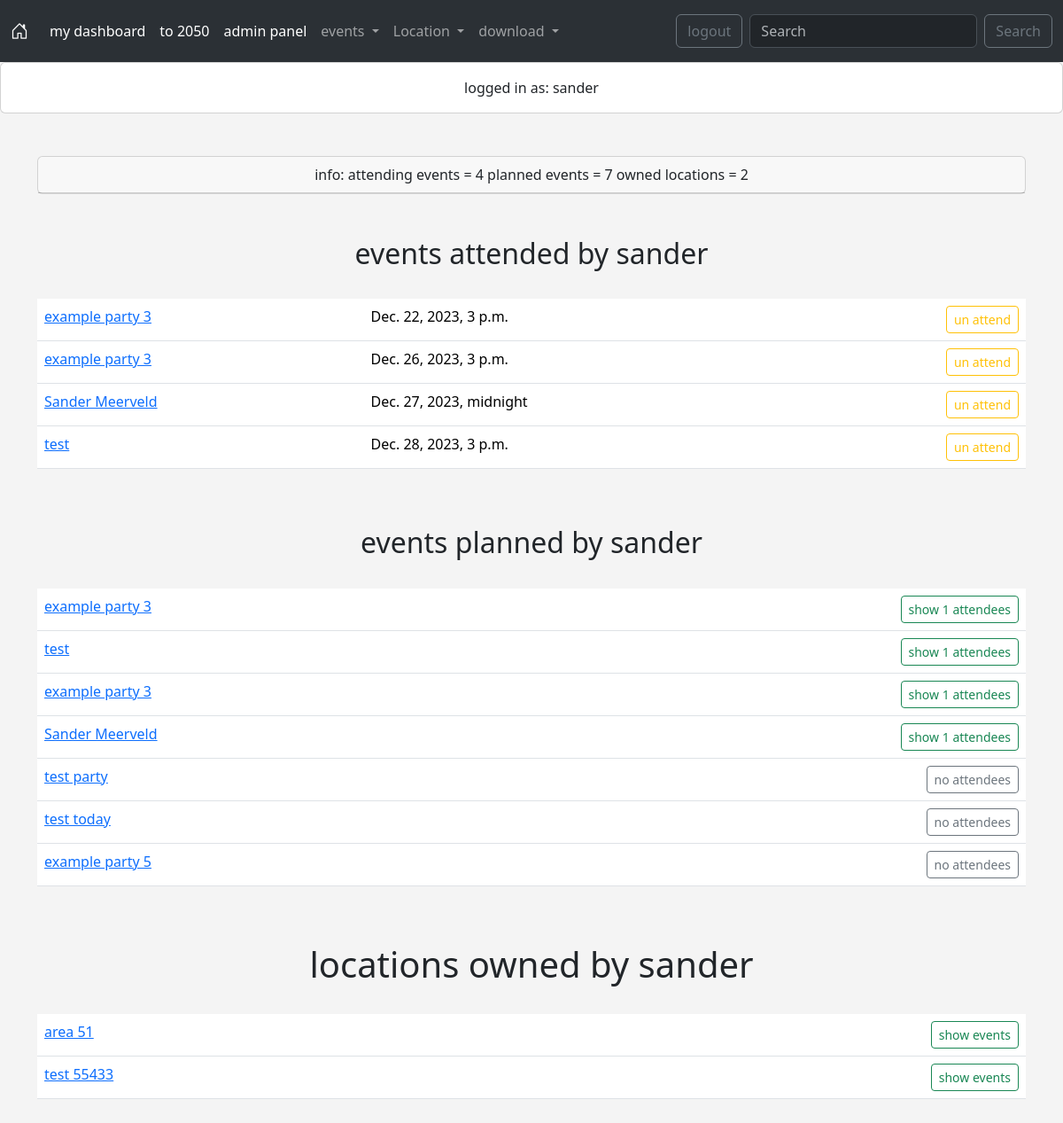
The app's page /my_dashboard/ (signed in) with its own data.
### events/models.py (models this page shows, shortened)
class Event(models.Model):
    name = models.CharField("Event Name",max_length=255)
    event_date = models.DateTimeField("Event Date")
    location = models.ForeignKey(Location, blank=True, null=True, on_delete=models.CASCADE)
    manager = models.ForeignKey(User, blank=True, null=True, on_delete=models.SET_NULL)
    description = models.TextField(" Event Description", null=True, blank=True)
    attendees = models.ManyToManyField(User, blank=True, related_name="attendee")
    approved = models.BooleanField("approved", default=False)
    event_image = models.ImageField("event image", blank=True ,upload_to="images/")

class Location(models.Model):
    name = models.CharField("Location Name",max_length=255)
    address = models.CharField("Location Address",max_length=255)
    zip_code = models.CharField("Location Zip Code",max_length=20)
    phone_number = models.CharField("Location Phone Number",max_length=20)
    website = models.URLField("Location Website",max_length=255, blank=True)
    email = models.EmailField("Location Email", blank=True)
    owner = models.ForeignKey(User, blank=True, null=True, on_delete=models.SET_NULL)
    location_image = models.ImageField("location image", blank=True ,upload_to="images/")

### events/views.py (the view)
# urls.py: path("my_dashboard/", views.my_dashboard, name="my-dashboard"),
def my_dashboard(request,):
    if request.user.is_authenticated:
        attending_events = Event.objects.filter(attendees=request.user.id).order_by("event_date")
        planned_events = Event.objects.filter(manager=request.user.id)
        owned_location = Location.objects.filter(owner= request.user.id)
        return_page = "my-dashboard"
        return render(request, "events/my_dashboard.html", {"attending_events": attending_events,
                                                            "planned_events":planned_events,
                                                            "return_page":return_page,
                                                            "owned_location":owned_location,
                                                            "return_page": return_page,
                                                            })
    else:
        messages.success(request, ("access denied"))
        return redirect("home")

### events/templates/events/my_dashboard.html (shortened to what this page needs)
<!DOCTYPE html>
{% extends "events/base.html" %}
{%block content %}
<center>
  {% if user.is_authenticated%}
  <div class="card">
    <div class="card-header">
      info: attending events = {{attending_events.count}} planned events =
      {{planned_events.count}} owned locations = {{owned_location.count}}
    </div>
  </div>
  <br />
  <br />
  <h2>events attended by {{user}}</h2>
  {% if attending_events %}
  <br />
  <table class="table">
    <tbody>
      {% for event in attending_events %}
      <tr>
        <td>
          <a href="{%url 'show-event' event.id return_page%}">{{event.name}}</a>
        </td>
        <td>{{event.event_date}}</td>
        <td align="right">
          {% if event in attending_events %}
          <a
            href="{%url 'cancel-event' event.id return_page %}"
            class="btn btn-outline-warning btn-sm"
            >un attend</a
          >
          {% endif %}
        </td>
      </tr>
      {% endfor %}
    </tbody>
  </table>
  {% else %}
  <p>you did not attend any events</p>
  {% endif %}
  <br />
  <br />
  <h2>events planned by {{user}}</h2>
  {% if planned_events %}
  <br />
  <table class="table">
    <tbody>
      {% for event in planned_events %}
      <tr>
        <td>
          <a href="{%url 'show-event' event.id return_page%}">{{event.name}}</a>
        </td>
        <td></td>
        <td align="right">
          {% if event.attendees.count != 0 %}
          <a
            class="btn btn-outline-success btn-sm"
            href="{%url 'attendees-by-location' event.id%}"
            >show {{event.attendees.count}} attendees</a
          >
          {% else %}
          <a class="btn btn-outline-secondary btn-sm">no attendees</a>
          {% endif %}
        </td>
      </tr>
      {% endfor %}
    </tbody>
  </table>
  {% else %}
  <p>no events planned</p>
  {% endif %}
  <br />
  <br />
  <h1>locations owned by {{user}}</h1>
  {% if owned_location %}
  <br />
  <table class="table">
    {% for location in owned_location %}
    <tbody>
      <tr>
        <td>
          <a href="{%url 'show-location' location.id return_page%}"
            >{{location.name}}</a
          >
        </td>
        <td align="right">
          <a
            href="{%url 'events-by-location' location.id return_page %}"
            class="btn btn-outline-success btn-sm"
          >
            show events
          </a>
        </td>
      </tr>
    </tbody>
    {% endfor %}
  </table>
  {% else %}
  <p>you own no locations</p>
  {% endif %}
</center>
{% endif %}
<br />
<br />
<br />
<br />
<br />
<br />
<br />
<br />
<br />
<br />
{%endblock%}

### events/templates/events/base.html (shortened to what this page needs)
<!DOCTYPE html>
<html lang="en">
  <head>
    <link
      href="https://cdn.jsdelivr.net/npm/bootstrap@5.3.2/dist/css/bootstrap.min.css"
      rel="stylesheet"
    />
    <link
      rel="stylesheet"
      href="https://cdn.jsdelivr.net/npm/bootstrap-icons@1.11.2/font/bootstrap-icons.min.css"
    />
  </head>
  <body>
    {% include "events/navbar.html"%}
    <center>
      <div class="card">
        {% if user.is_authenticated %}
        <div class="card-body">logged in as: {{user}}</div>
        {% endif %}
      </div>
    </center>
    <br />
    <br />
    <div class="container">
       {% block content %} {% endblock %}
    </div>
  </body>
</html>

### events/templates/events/base.html (style rules this page uses)
body { background: #f4f4f4; }

### records on screen
Event: name "example party 3", event_date "Dec. 22, 2023, 3 p.m.", attendees.count "1"
Event: name "example party 3", event_date "Dec. 26, 2023, 3 p.m.", shows "un attend", attendees.count "1"
Event: name "Sander Meerveld", event_date "Dec. 27, 2023, midnight", shows "un attend", attendees.count "1"
Event: name "test", event_date "Dec. 28, 2023, 3 p.m.", shows "un attend", attendees.count "1"
Event: name "test party", shows "no attendees"
Event: name "test today", shows "no attendees"
Event: name "example party 5", shows "no attendees"
Location: name "area 51"
Location: name "test 55433"

### other values on screen
{{ user }} "sander"
{{ attending_events.count }} "4"
{{ planned_events.count }} "7"
{{ owned_location.count }} "2"
